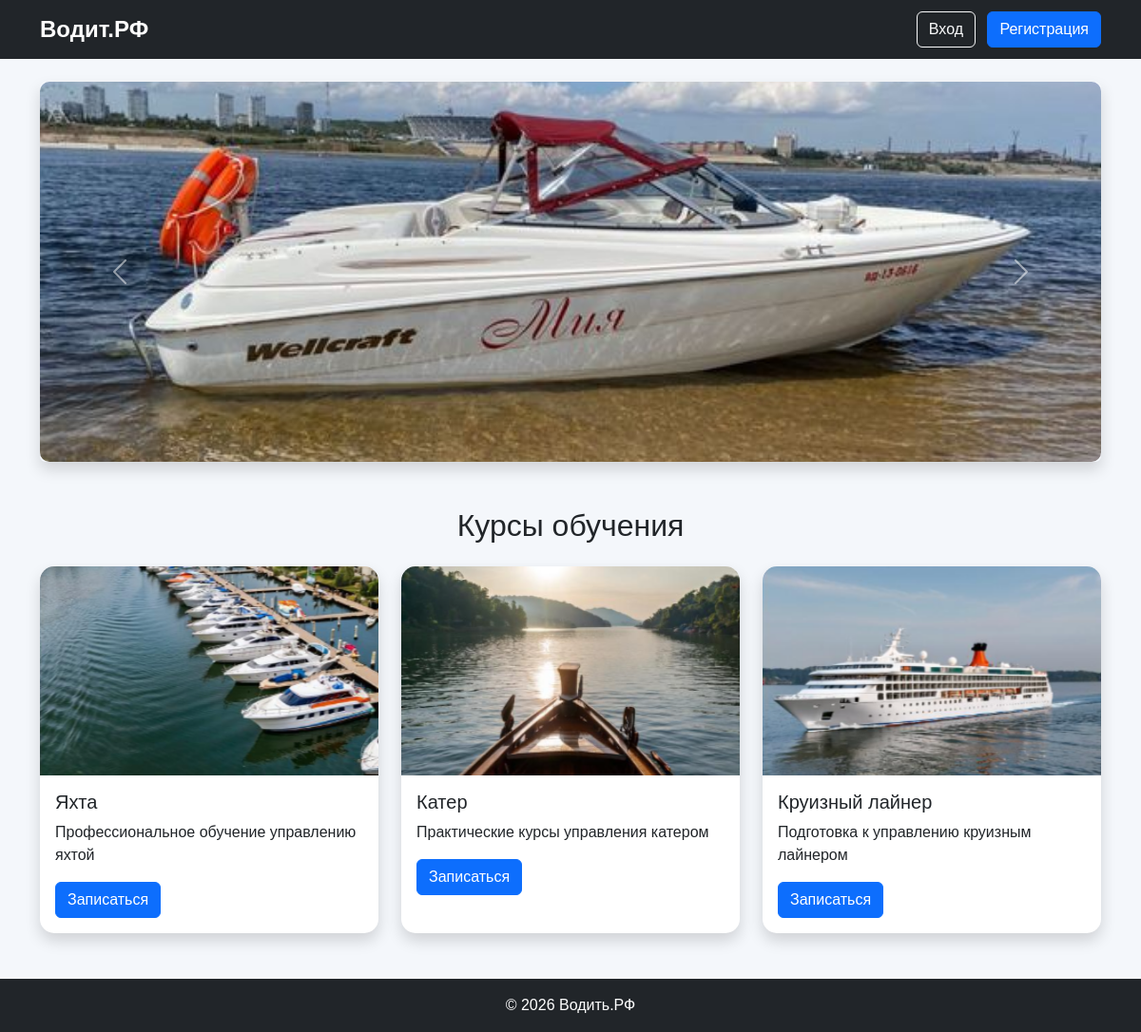
The page / on the database its author committed.
### tables this page shows
CREATE TABLE `transport_types` (
  `id` int(11) NOT NULL,
  `title` varchar(100) NOT NULL,
  `description` text NOT NULL,
  `image` varchar(255) NOT NULL
);

### index.php (the view, shortened to what this page needs)
<?php
require 'db.php';
$courses = $pdo->query("SELECT * FROM transport_types")->fetchAll();
?>
<!DOCTYPE html>
<html lang="ru">
<head>
    <link href="lib/bootstrap.min.css" rel="stylesheet">
    <link rel="stylesheet" href="style.css">
</head>
<body>
<nav class="navbar navbar-expand-lg navbar-dark bg-dark">
    <div class="container">
        <a class="navbar-brand" href="#">
            Водит.РФ
        </a>
        <div>
            <a href="login.php" class="btn btn-outline-light me-2">
                Вход
            </a>
            <a href="register.php" class="btn btn-primary">
                Регистрация
            </a>
        </div>
    </div>
</nav>
<div class="container mt-4">
    <div id="mainSlider" class="carousel slide" data-bs-ride="carousel">
        <div class="carousel-inner rounded shadow">
            <div class="carousel-item active" data-bs-interval="3000">
                <img src="images/67be0e9604c2fe619a95ca87.jpg"
                     class="d-block w-100 slider-img">
            </div>
        </div>
        <button class="carousel-control-prev"
                type="button"
                data-bs-target="#mainSlider"
                data-bs-slide="prev">
            <span class="carousel-control-prev-icon"></span>
        </button>
        <button class="carousel-control-next"
                type="button"
                data-bs-target="#mainSlider"
                data-bs-slide="next">
            <span class="carousel-control-next-icon"></span>
        </button>
    </div>
</div>
<div class="container mt-5">
    <h2 class="text-center mb-4">
        Курсы обучения
    </h2>
    <div class="row g-4">
        <?php foreach($courses as $course): ?>
            <div class="col-md-4">
                <div class="card shadow h-100">
                    <img src="<?= $course['image'] ?>"
                         class="card-img-top course-img">
                    <div class="card-body">
                        <h5 class="card-title">
                            <?= $course['title'] ?>
                        </h5>
                        <p class="card-text">
                            <?= $course['description'] ?>
                        </p>
                        <a href="register.php"
                           class="btn btn-primary">
                            Записаться
                        </a>
                    </div>
                </div>
            </div>
        <?php endforeach; ?>
    </div>
</div>
<footer class="bg-dark text-white text-center p-3 mt-5">
    © 2026 Водить.РФ
</footer>
</body>
</html>

### style.css (style rules this page uses)
body { background:#f4f7fb; font-family:Arial, sans-serif; }
.navbar-brand { font-weight:bold; font-size:24px; }
.slider-img { height:400px; object-fit:cover; border-radius:10px; }
.card { border:none; transition:0.3s; border-radius:15px; overflow:hidden; }
.course-img { height:220px; object-fit:cover; }
.btn { transition:0.3s; }
footer { margin-top:60px; }

### rows shown on the page
transport_types: image (picture), title "Яхта", description "Профессиональное обучение управлению яхтой"
transport_types: image (picture), title "Катер", description "Практические курсы управления катером"
transport_types: image (picture), title "Круизный лайнер", description "Подготовка к управлению круизным лайнером"
